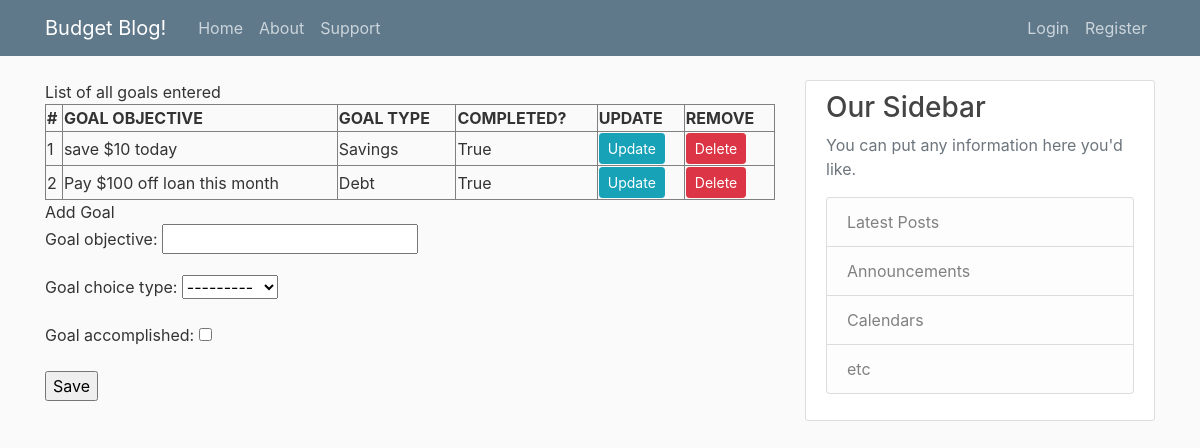
Screenshot of /goals/ with the database file from the repository.
### blog/models.py (models this page shows, shortened)
class GoalType(models.Model):
    goal_objective = models.CharField(max_length=300, blank=True)
    goal_choice = (
            ('Savings', 'Savings'),
            ('Expenses', 'Expenses'),
            ('Debt', 'Debt')
    )
    goal_choice_type = models.CharField(max_length = 30, blank=True, null=True, choices=goal_choice)
    goal_accomplished = models.BooleanField()

### blog/views.py (the view)
# urls.py: path('goals/', views.goal_entry, name = 'goals'),
def goal_entry(request):
    title1 = 'List of all goals entered'
    queryset = GoalType.objects.all()
    title2 = 'Add Goal'
    form = GoalForm(request.POST or None)
    if form.is_valid():
        form.save()
    context = {
        "title1":title1,
        "queryset":queryset,
        "title2": title2,
        "form": form,
        }
    return render(request, "blog/goals.html",context)

### blog/forms.py
class GoalForm(forms.ModelForm):
	class Meta:
		model = GoalType
		fields = ['goal_objective', 'goal_choice_type', 'goal_accomplished']

### blog/templates/blog/goals.html (shortened to what this page needs)
{% extends "blog/base.html"%}
{% block content %}
{{title1}}
    <table border="2">
      <tr>
        <th>#</th>
        <th>GOAL OBJECTIVE</th>
        <th>GOAL TYPE</th>
        <th>COMPLETED?</th>
        <th>UPDATE</th>
        <th>REMOVE</th>
      </tr>
      {% for instance in queryset %}
      <tr>
        <td>{{forloop.counter}}</td>
        <td>{{instance.goal_objective}}</td>
        <td>{{instance.goal_choice_type}}</td>
        <td>{{instance.goal_accomplished}}</td>
        <td><a class="btn btn-sm btn-info" href="{% url 'goal_edit' instance.id %}">Update</a></td>
        <td><a class="btn btn-sm btn-danger" href="{% url 'goal_delete' instance.id %}">Delete</a></td>
      </tr>
      {% endfor %}
    </table>
       {{title2}}
      <form method="post" action="">
              {{form.as_p}}
              <input type="submit" value="Save" />
      </form>
{% endblock content %}

### blog/static/blog/main.css (style rules this page uses)
body { background: #fafafa; color: #333333; margin-top: 5rem; }

### blog/templates/blog/goals.html (style rules this page uses)
table, td, th { border: 1px solid black; }
table { border-collapse: collapse; width: 100%; }
th { text-align: left; }
.darkmode--activated table, td, th { border: 1px solid grey; }

### rows the page displays
GoalType: goal_objective "save $10 today", goal_choice_type "Savings", goal_accomplished "True"
GoalType: goal_objective "Pay $100 off loan this month", goal_choice_type "Debt", goal_accomplished "True"

### other values shown
{{ title1 }} "List of all goals entered"
{{ title2 }} "Add Goal"
